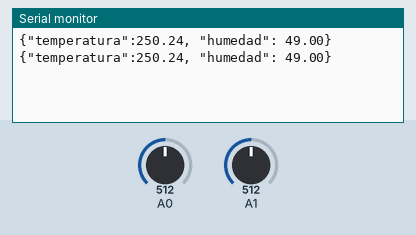
Simulated run of this sketch. Board: Arduino Uno, built with avr-gcc and run on an emulated ATmega328P. Parts: the last lines printed to the serial monitor. Inputs (shaded band) come from the test bench; at power-on: A0 = 512, A1 = 512.

Above: at 1.8 s.
1.9 s: A0 set to 222
At 2.8 s:
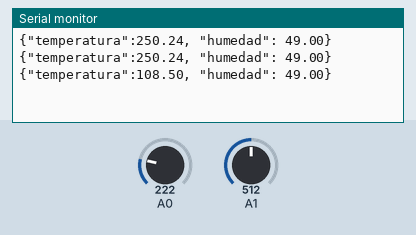
3.4 s: A0 set to 192
At 4.5 s:
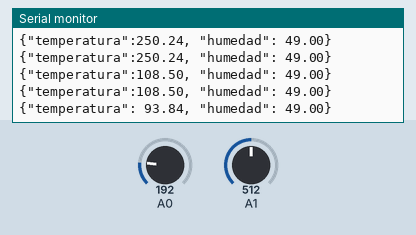

Measured:
- the behaviour switches between 205 and 204 on A0 (found by bisection; images 1 and 2)
- after the input at 1.9 s, the serial monitor: prints a new line after 0.10 s (image 1)
- after the input at 3.4 s, the serial monitor: prints a new line after 0.61 s (image 2)

The sketch:

sketch_dec13a.ino
```cpp
char buffer[100];
double humedad;
double temperatura;

void setup()
{
  Serial.begin(9600);
}

void loop()
{
  // Leer y calcular temperatura y humedad
  temperatura = ((analogRead(A0) * 5000.0) / 1023.0) / 10;
  humedad = map(analogRead(A1), 1023, 0, 0, 100);

  // Buffers temporales para los valores convertidos a cadenas
  char temp_str[10];
  char hum_str[10];

  // Convertir los valores de temperatura y humedad a texto
  dtostrf(temperatura, 6, 2, temp_str); // 6 caracteres de ancho, 2 decimales
  dtostrf(humedad, 6, 2, hum_str);     // 6 caracteres de ancho, 2 decimales

  // Crear el mensaje JSON
  snprintf(buffer, sizeof(buffer), "{\"temperatura\":%s, \"humedad\":%s}", temp_str, hum_str);

  // Enviar el mensaje JSON completo al puerto serie
  Serial.println(buffer);

  delay(1000);
}
```
